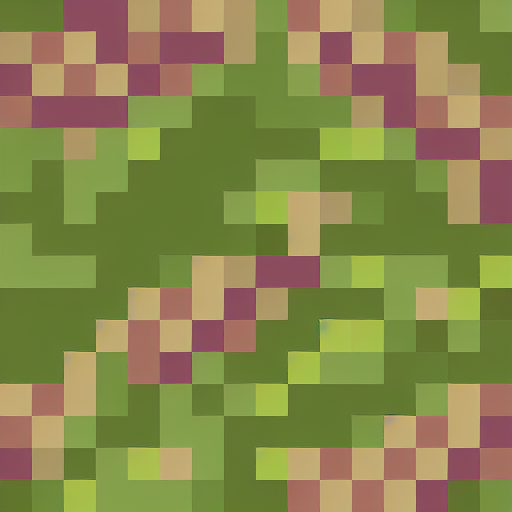
#> input picture img_1.png, 512 x 512 px
$ python Image_Downscaling.py
#> lines starting #> are read from the running program, lines starting #| are printed output that depends on the picture
#> further down, image is the input picture: shape (512, 512, 3); mean B, G, R 75.3, 134, 135.4
import cv2
import matplotlib.pyplot as plt
import numpy as np


def median_filter_interpolation(image, scale):
#> called with scale = 0.0312
    original_height, original_width = image.shape[:2]
#> original_height = 512; original_width = 512

    new_height = int(original_height * scale)
#> new_height = 16
    new_width = int(original_width * scale)
#> new_width = 16

    new_image = np.zeros((new_height, new_width, 3), dtype=image.dtype)

    kernel_size = int(1 / scale)
    if kernel_size % 2 == 0:
        kernel_size += 1

    for i in range(new_height):
        for j in range(new_width):
            original_x_start = int(i / scale)
            original_y_start = int(j / scale)
            original_x_end = min(original_x_start + kernel_size, original_height)
            original_y_end = min(original_y_start + kernel_size, original_width)

            region = image[original_x_start:original_x_end, original_y_start:original_y_end]

            new_image[i, j] = np.median(region, axis=(0, 1))
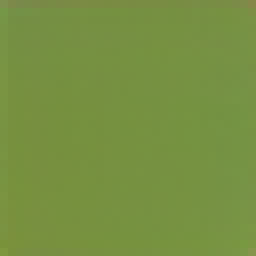
#> region: shape (32, 32, 3) (shown 8 times larger); mean B, G, R 65.3, 145, 118.6

    return new_image


image_path = 'img_1.png'
image = cv2.imread(image_path)

scale_factor = 16 / 512

downscaled_image = median_filter_interpolation(image, scale_factor)

downscaled_image_path = 'downscaled_image_median.jpg'
cv2.imwrite(downscaled_image_path, downscaled_image)

plt.figure(figsize=(10, 5))

plt.subplot(1, 2, 1)
plt.title('Original Image')
plt.imshow(cv2.cvtColor(image, cv2.COLOR_BGR2RGB))
plt.axis('off')

plt.subplot(1, 2, 2)
plt.title('Downscaled Image (Median Filter)')
plt.imshow(cv2.cvtColor(downscaled_image, cv2.COLOR_BGR2RGB))
plt.axis('off')

plt.show()
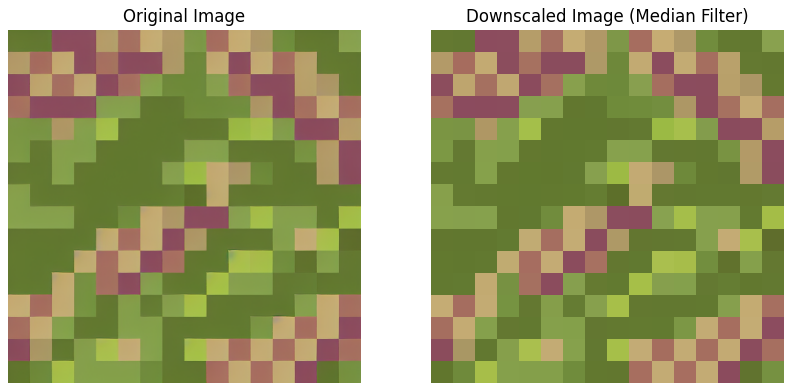
#> figure drawn by matplotlib, 2 panels

print(f"Downscaled image saved as {downscaled_image_path}")
